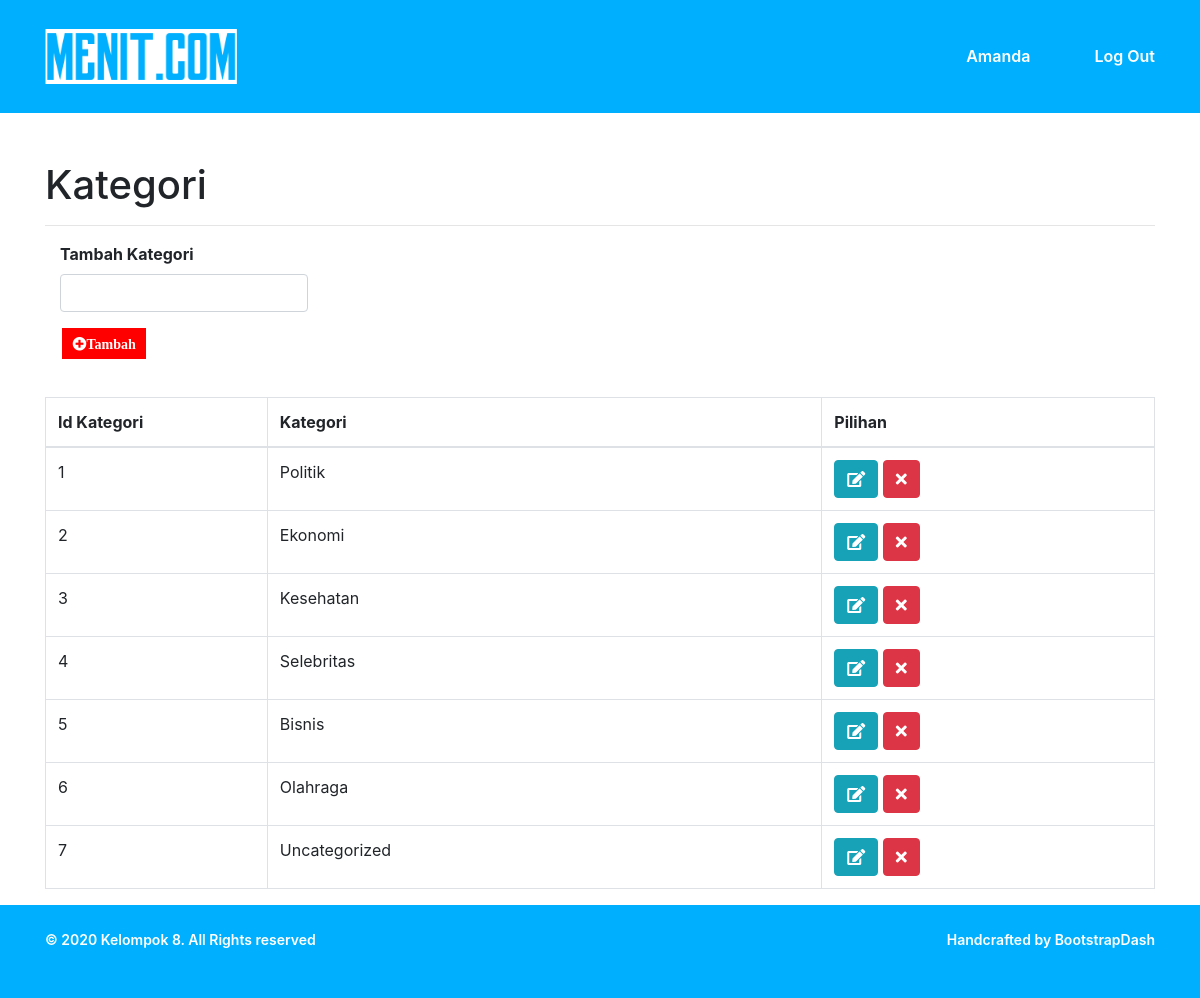
The app's page /user/kategori.php (signed in) with its own data.
### tables this page shows
CREATE TABLE `kategori` (
  `id_kategori` int(11) NOT NULL,
  `kategori` varchar(20) NOT NULL
);

### user/kategori.php (the view, shortened to what this page needs)
<?php
include 'header.php';
include 'body.php';
?>
<div class="container">
    <h1>Kategori</h1>
    <hr>
    <div class="row">
        <div class="col-md-12">
            <div class="col-md-3">
                <form method="POST" action="tambah_kategori.php">
                    <div class="form-group">
                        <label><b>Tambah Kategori</b></label>
                        <input type="text" class="form-control" name="kategori" id="kategori" required>
                    </div>
                    <div class="form-group">
                        <button  class="button1" name="button_kategori"><i class="fa fa-plus-circle">Tambah</i></button>
                    </div>
                </form>
            </div>
        </div>
    </div>
    <table class="table table-hover table-bordered">
        <thead>
            <tr>
                <th width="20%">Id Kategori</th>
                <th width="50%">Kategori</th>
                <th width="30%" style="text align:center">Pilihan</th>
            </tr>
        </thead>
        <tbody>
            <?php
            $no = 1;
            $data = mysqli_query($koneksi, "SELECT * FROM kategori");
            while($d= mysqli_fetch_array($data)){
                ?>
                <tr>
                    <td><?php echo $no++;?></td>
                    <td><?php echo $d['kategori'];?></td>
                <td>
                <a href="edit_kategori.php?id=<?php echo $d['id_kategori']; ?>" class="btn btn-info"><i class="fa fa-edit"></i></a>
                <a href="delete_kategori.php?id=<?php echo$d['id_kategori'];?>" class="btn btn-danger alert_notif"><i class="fa fa-remove"></i></a>
                </td>
                </tr>
                <?php
            }
                ?>
        </tbody>
    </table>
    </div>
    <?php include 'footer.php';?>
</body>
</html>

### assets/css/user.css (style rules this page uses)
::placeholder { font-size: 30px; font-weight: 400; letter-spacing: 1px; }
.button1 { background-color: red; border: none; color: white; padding: 5px 10px; text-align: center; text-decoration: none; display: inline-block; font-size: 14px; margin-left: 1%; cursor: pointer; margin-bottom: 22px; }

### records on screen
kategori: kategori "Politik"
kategori: kategori "Ekonomi"
kategori: kategori "Kesehatan"
kategori: kategori "Selebritas"
kategori: kategori "Bisnis"
kategori: kategori "Olahraga"
kategori: kategori "Uncategorized"

### other values on screen
$_SESSION['nama'] "Amanda"
